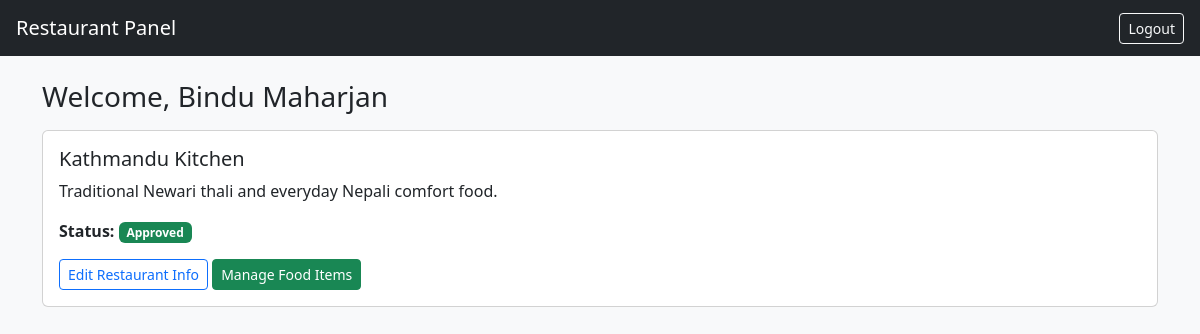
The app's page /restaurant/dashboard.php (signed in) with its own data.
### tables this page shows
CREATE TABLE `restaurants` (
    `id` INT UNSIGNED NOT NULL AUTO_INCREMENT,
    `user_id` INT UNSIGNED NOT NULL,
    `name` VARCHAR(150) NOT NULL,
    `description` TEXT NULL,
    `address` VARCHAR(255) NULL DEFAULT NULL,
    `image` VARCHAR(255) NULL DEFAULT NULL,
    `status` ENUM('pending', 'approved', 'rejected') NOT NULL DEFAULT 'pending',
    `created_at` TIMESTAMP NOT NULL DEFAULT CURRENT_TIMESTAMP,
    PRIMARY KEY (`id`),
    KEY `idx_restaurants_user_id` (`user_id`),
    KEY `idx_restaurants_status` (`status`),
    CONSTRAINT `fk_restaurants_user`
        FOREIGN KEY (`user_id`) REFERENCES `users` (`id`)
        ON DELETE CASCADE ON UPDATE CASCADE
);

### restaurant/dashboard.php (the view, shortened to what this page needs)
<?php
include '../includes/db.php';
$user_id = $_SESSION['user_id'];
$sql = "SELECT * FROM restaurants WHERE user_id = ?";
$stmt = $conn->prepare($sql);
$stmt->bind_param("i", $user_id);
$stmt->execute();
$result = $stmt->get_result();
$restaurant = $result->fetch_assoc();
?>
<!DOCTYPE html>
<html lang="en">
<head>
    <link href="https://cdn.jsdelivr.net/npm/bootstrap@5.3.3/dist/css/bootstrap.min.css" rel="stylesheet">
</head>
<body class="bg-light">
<nav class="navbar navbar-dark bg-dark px-3">
    <span class="navbar-brand">Restaurant Panel</span>
    <a href="../auth/logout.php" class="btn btn-outline-light btn-sm">
        Logout
    </a>
</nav>
<div class="container mt-4">
    <h3>Welcome, <?php echo htmlspecialchars($_SESSION['name']); ?></h3>
    <?php
    if (!$restaurant):
    ?>
        <div class="alert alert-warning mt-3">
            You haven't set up your restaurant profile yet.
            <a href="setup_restaurant.php" class="btn btn-primary btn-sm ms-2">
                Set Up Restaurant
            </a>
        </div>
    <?php else: ?>
        <div class="card mt-3 p-3">
            <h5><?php echo htmlspecialchars($restaurant['name']); ?></h5>
            <p><?php echo htmlspecialchars($restaurant['description']); ?></p>
            <p>
                <strong>Status:</strong>
                <span class="badge bg-<?php echo ($restaurant['status'] == 'approved') ? 'success' : 'secondary'; ?>">
                    <?php echo ucfirst($restaurant['status']); ?>
                </span>
            </p>
            <div>
                <a href="edit_restaurant.php" class="btn btn-outline-primary btn-sm">
                    Edit Restaurant Info
                </a>
                <a href="manage_foods.php" class="btn btn-success btn-sm">
                    Manage Food Items
                </a>
            </div>
        </div>
    <?php endif; ?>
</div>
</body>
</html>

### records on screen
restaurants: name "Kathmandu Kitchen", description "Traditional Newari thali and everyday Nepali comfort food.", status "Approved"

### other values on screen
$_SESSION['name'] "Bindu Maharjan"
